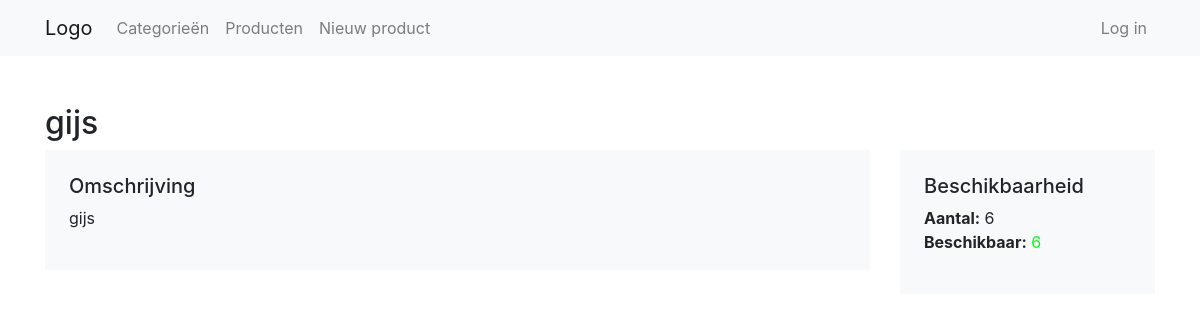
Before: /producten/Gijs with the older database file.
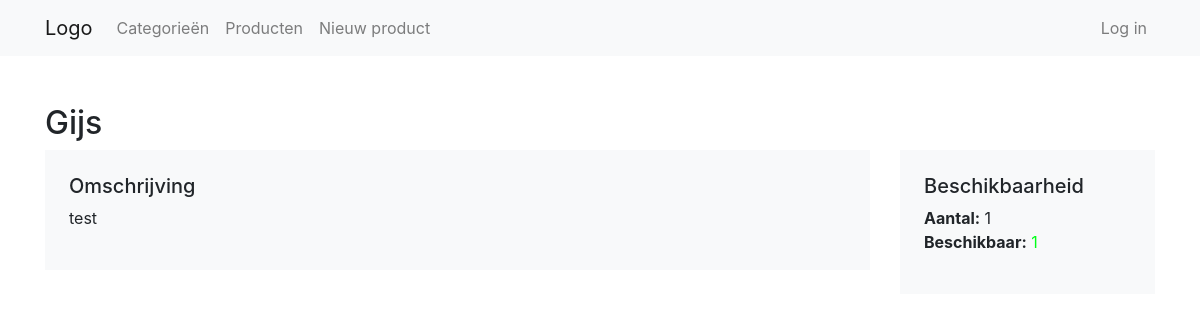
After: the same page with the newer database file.
### tables this page shows
CREATE TABLE `products` (
  `product_id` int(11) NOT NULL,
  `category_id` int(11) NOT NULL,
  `name` varchar(255) NOT NULL,
  `slug` varchar(255) NOT NULL,
  `body` text NOT NULL,
  `created_at` timestamp NOT NULL DEFAULT CURRENT_TIMESTAMP,
  `count` int(11) NOT NULL,
  `available` int(11) NOT NULL
);

### application/controllers/Products.php (called while the page is built, shortened)
<?php
	class Products extends CI_Controller {
		public function view($slug = NULL) {
			$data['product'] = $this->Product_model->get_products($slug);
			$data['title'] = $data['product']['name'];
			$this->load->view('templates/header');
			$this->load->view('products/view', $data);
			$this->load->view('templates/footer');
		}
	}

### index.php (called while the page is built, shortened)
<?php
require_once BASEPATH.'core/CodeIgniter.php';

### application/models/Product_model.php (called while the page is built, shortened)
<?php
	class Product_model extends CI_Model {
		public function get_products($slug = FALSE) {
			$query = $this->db->get_where('products', array('slug' => $slug));
			return $query->row_array();
		}
	}

### application/views/products/view.php (the view)
<h2><?=$title?></h2>
<div class="row">
	<div class="col-md-9">
		<div class="bg-light p-4">
			<h5>Omschrijving</h5>
			<p><?=$product['body']?></p>
		</div>
	</div>
	<div class="col-md-3">
		<div class="bg-light p-4">
			<h5>Beschikbaarheid</h5>
			<p>
			<strong>Aantal:</strong> <?=$product['count']?><br>
			<strong>Beschikbaar:</strong>
			<?php if ($product['available'] > 2 || $product['available'] == $product['count']) { ?>
				<span class="text-green"><?=$product['available']?></span>
			<?php } elseif ($product['available'] == 0) { ?>
				<span class="text-red">Geen</span>
			<?php } elseif ($product['available'] <= 2) { ?>
				<span class="text-orange"><?=$product['available']?></span>
			<?php } ?>
			</p>
		</div>
	</div>
</div>

Changed rows visible on the page:
removed products: body "gijs", count "6", available "6"
added products: body "test", count "1", available "1"
Other visible differences:
$title: "gijs" → "Gijs"
